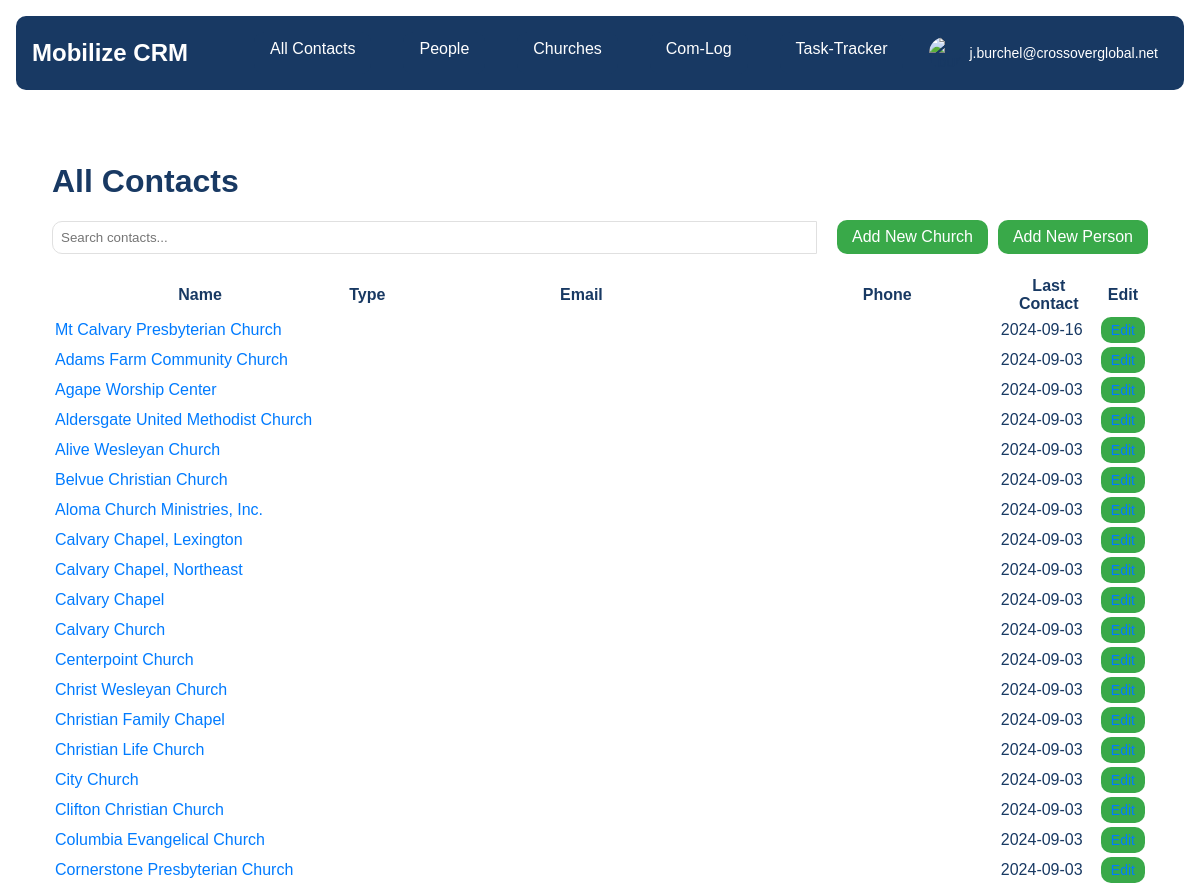
/contacts/ (signed in, upper part), run on an earlier commit of the app's database.
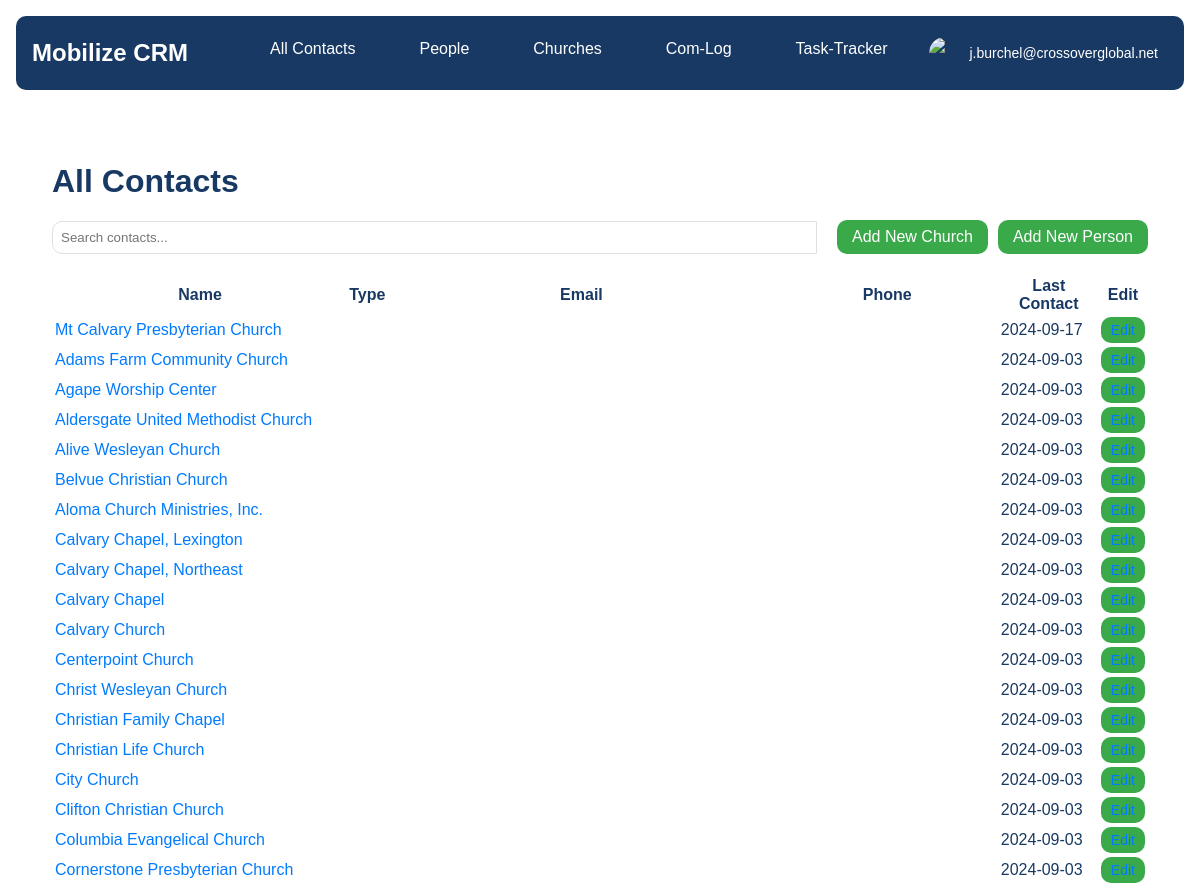
And on a later commit of the database.
### contacts/models.py (models this page shows, shortened)
class Contact(models.Model):
    STATE = (
        ('al', 'AL'), ('ak', 'AK'), ('az', 'AZ'), ('ar', 'AR'), ('ca', 'CA'),('co', 'CO'),('ct', 'CT'),('de', 'DE'), ('fl', 'FL'), ('ga', 'GA'),
        ('hi', 'HI'), ('id', 'ID'), ('il', 'IL'), ('in', 'IN'), ('ia', 'IA'), ('ks', 'KS'), ('ky', 'KY'), ('la', 'LA'), ('me', 'ME'),
        ('md', 'MD'), ('ma', 'MA'), ('mi', 'MI'), ('mn', 'MN'), ('ms', 'MS'), ('mo', 'MO'), ('mt', 'MT'), ('ne', 'NE'), ('nv', 'NV'),
        ('nh', 'NH'), ('nj', 'NJ'), ('nm', 'NM'), ('ny', 'NY'), ('nc', 'NC'), ('nd', 'ND'), ('oh', 'OH'), ('ok', 'OK'), ('or', 'OR'),
        ('pa', 'PA'), ('ri', 'RI'), ('sc', 'SC'), ('sd', 'SD'), ('tn', 'TN'), ('tx', 'TX'), ('ut', 'UT'), ('vt', 'VT'), ('va', 'VA'),
        ('wa', 'WA'), ('wv', 'WV'), ('wi', 'WI'), ('wy', 'WY'),('dc', 'DC')
    )
    PREFERRED_CONTACT_METHODS = (
        ('email', 'Email'),('phone', 'Phone'),('text', 'Text'),('Facebook Messanger',
        'Facebook Messanger'),('whatsapp', 'Whatsapp'),('groupme', 'Groupme'),('signal', 'Signal'),('other', 'Other')
    )
    church_name = models.CharField(max_length=100, null=True, blank=True)
    first_name = models.CharField(max_length=100)
    last_name = models.CharField(max_length=100)
    image = models.ImageField(upload_to=get_image_path, null=True, blank=True)
    preferred_contact_method = models.CharField(max_length=100, choices=PREFERRED_CONTACT_METHODS)
    phone = models.CharField(max_length=50)
    email = models.EmailField()
    street_address = models.CharField(max_length=200, null=True, blank=True)
    city = models.CharField(max_length=100, null=True, blank=True)
    state = models.CharField(max_length=2, choices=STATE, null=True, blank=True)
    zip_code = models.CharField(max_length=10, null=True, blank=True)
    initial_notes = models.TextField(null=True, blank=True)
    date_created = models.DateField(auto_now_add=True,null=True, blank=True)
    date_modified = models.DateField(auto_now=True,null=True, blank=True)
    def get_name(self):
        if hasattr(self, 'church'):
            return self.church.church_name or "Unnamed Church"
        elif hasattr(self, 'people'):
            return f"{self.people.first_name} {self.people.last_name}".strip() or "Unnamed Person"
        else:
            return self.church_name or f"{self.first_name} {self.last_name}".strip() or "Unnamed Contact"

### contacts/views.py (the view)
# urls.py: path('', views.ContactListView.as_view(), name='contact_list'),
@method_decorator(login_required, name='dispatch')
class ContactListView(ListView):
    model = Contact
    template_name = 'contacts/contact_list.html'
    context_object_name = 'contacts'
    def get_queryset(self):
        return Contact.objects.select_related('people', 'church').order_by('last_name', 'first_name')
    def get_context_data(self, **kwargs):
        context = super().get_context_data(**kwargs)
        contacts_data = []
        for contact in context['contacts']:
            contact_dict = {
                'id': contact.id,
                'name': contact.get_name(),
                'type': 'Person' if hasattr(contact, 'people') else 'Church',
                'email': contact.email,
                'phone': contact.phone,
                'last_contact': contact.date_modified.strftime('%Y-%m-%d') if contact.date_modified else '',
            }
            contacts_data.append(contact_dict)
        context['contacts_json'] = json.dumps(contacts_data)
        return context

### contacts/templates/contacts/contact_list.html (shortened to what this page needs)
{% extends 'core/base.html' %}
{% load static %}
{% block extra_css %}
<link rel="stylesheet" href="{% static 'css/contacts_list.css' %}">
{% endblock %}
{% block content %}
<div class="container">
    <h1>All Contacts</h1>
    <div class="actions">
        <div class="search-bar">
            <input type="text" id="contact-search" placeholder="Search contacts...">
        </div>
        <div class="add-buttons">
            <a href="{% url 'contacts:add_contact' contact_type='church' %}" class="btn btn-primary">Add New Church</a>
            <a href="{% url 'contacts:add_contact' contact_type='people' %}" class="btn btn-primary">Add New Person</a>
        </div>
    </div>
    <table class="table">
            <thead>
                <tr>
                    <th>Name</th>
                    <th>Type</th>
                    <th>Email</th>
                    <th>Phone</th>
                    <th>Last Contact</th>
                    <th>Edit</th>
                </tr>
            </thead>
        <tbody id="contacts-body">
            {% for contact in contacts %}
                <tr>
                    <td>
                        {% if contact.church %}
                            <a href="{% url 'contacts:church_detail' contact.church.id %}">{{ contact.church.church_name }}</a>
                        {% elif contact.people %}
                            <a href="{% url 'contacts:person_detail' contact.people.id %}">{{ contact.people.first_name }} {{ contact.people.last_name }}</a>
                        {% else %}
                            {{ contact.get_name }}
                        {% endif %}
                    </td>
                    <td>{{ contact.get_type_display }}</td>
                    <td>{{ contact.email }}</td>
                    <td>{{ contact.phone }}</td>
                    <td>{{ contact.date_modified|date:"Y-m-d" }}</td>
                    <td>
                        {% if contact.church %}
                            <a href="{% url 'contacts:church_edit' contact.church.id %}" class="btn btn-sm btn-warning">Edit</a>
                        {% elif contact.people %}
                            <a href="{% url 'contacts:person_edit' contact.people.id %}" class="btn btn-sm btn-warning  ">Edit</a>
                        {% endif %}
                    </td>
                </tr>
            {% empty %}
                <tr>
                    <td colspan="6">No contacts found.</td>
                </tr>
            {% endfor %}
        </tbody>
    </table>
</div>
{% endblock %}

What changed in the data, as far as the page shows it:
changed Contact "Mt Calvary Presbyterian Church": date_modified "2024-09-16" → "2024-09-17"
